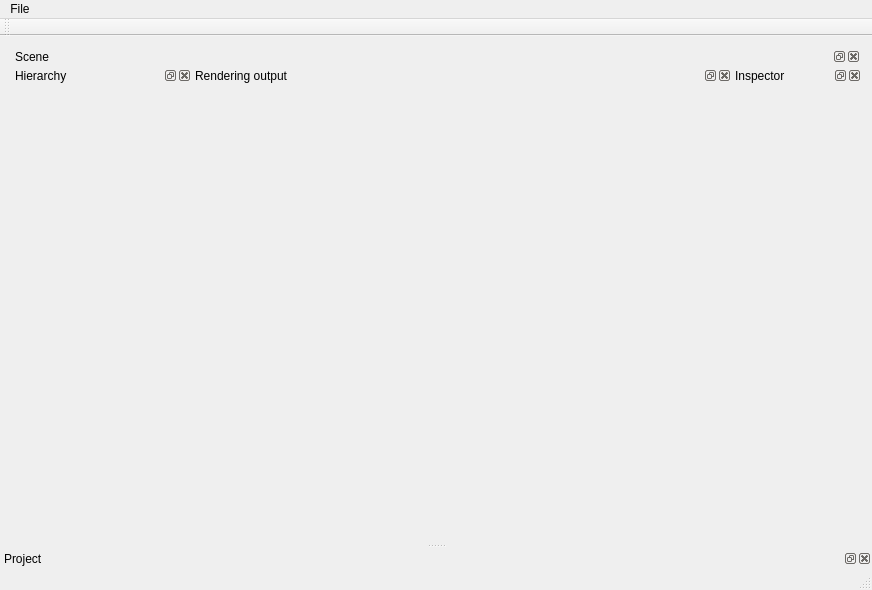
<?xml version="1.0" encoding="UTF-8"?>
<ui version="4.0">
 <class>MainWindow</class>
 <widget class="QMainWindow" name="MainWindow">
  <property name="geometry">
   <rect>
    <x>0</x>
    <y>0</y>
    <width>872</width>
    <height>590</height>
   </rect>
  </property>
  <property name="windowTitle">
   <string>MainWindow</string>
  </property>
  <property name="styleSheet">
   <string notr="true"/>
  </property>
  <widget class="QWidget" name="centralWidget">
   <layout class="QHBoxLayout" name="horizontalLayout">
    <item>
     <widget class="QDockWidget" name="RenderingDock">
      <property name="floating">
       <bool>false</bool>
      </property>
      <property name="windowTitle">
       <string>Scene</string>
      </property>
      <widget class="QWidget" name="dockWidgetContents_11">
       <widget class="QDockWidget" name="InspectorD">
        <property name="geometry">
         <rect>
          <x>720</x>
          <y>0</y>
          <width>131</width>
          <height>241</height>
         </rect>
        </property>
        <property name="windowTitle">
         <string>Inspector</string>
        </property>
        <widget class="QWidget" name="dockWidgetContents_12"/>
       </widget>
       <widget class="QDockWidget" name="HierarchyD">
        <property name="geometry">
         <rect>
          <x>0</x>
          <y>0</y>
          <width>181</width>
          <height>421</height>
         </rect>
        </property>
        <property name="floating">
         <bool>false</bool>
        </property>
        <property name="windowTitle">
         <string>Hierarchy</string>
        </property>
        <widget class="QWidget" name="dockWidgetContents_13"/>
       </widget>
       <widget class="QDockWidget" name="RenderingOutput">
        <property name="geometry">
         <rect>
          <x>180</x>
          <y>0</y>
          <width>541</width>
          <height>421</height>
         </rect>
        </property>
        <property name="windowTitle">
         <string>Rendering output</string>
        </property>
        <widget class="QWidget" name="dockWidgetContents_3"/>
       </widget>
      </widget>
     </widget>
    </item>
   </layout>
  </widget>
  <widget class="QMenuBar" name="menuBar">
   <property name="geometry">
    <rect>
     <x>0</x>
     <y>0</y>
     <width>872</width>
     <height>21</height>
    </rect>
   </property>
   <widget class="QMenu" name="menuFile">
    <property name="title">
     <string>File</string>
    </property>
    <addaction name="actionSave_Scene"/>
    <addaction name="actionOpen_Scene"/>
    <addaction name="actionExit"/>
   </widget>
   <addaction name="menuFile"/>
  </widget>
  <widget class="QToolBar" name="mainToolBar">
   <attribute name="toolBarArea">
    <enum>TopToolBarArea</enum>
   </attribute>
   <attribute name="toolBarBreak">
    <bool>false</bool>
   </attribute>
  </widget>
  <widget class="QStatusBar" name="statusBar"/>
  <widget class="QDockWidget" name="ProjectD">
   <property name="windowTitle">
    <string>Project</string>
   </property>
   <attribute name="dockWidgetArea">
    <number>8</number>
   </attribute>
   <widget class="QWidget" name="dockWidgetContents_8"/>
  </widget>
  <action name="actionSave_Scene">
   <property name="text">
    <string>Save Scene</string>
   </property>
  </action>
  <action name="actionOpen_Scene">
   <property name="text">
    <string>Open Scene</string>
   </property>
  </action>
  <action name="actionExit">
   <property name="text">
    <string>Exit</string>
   </property>
  </action>
 </widget>
 <layoutdefault spacing="6" margin="11"/>
 <resources/>
 <connections/>
</ui>
